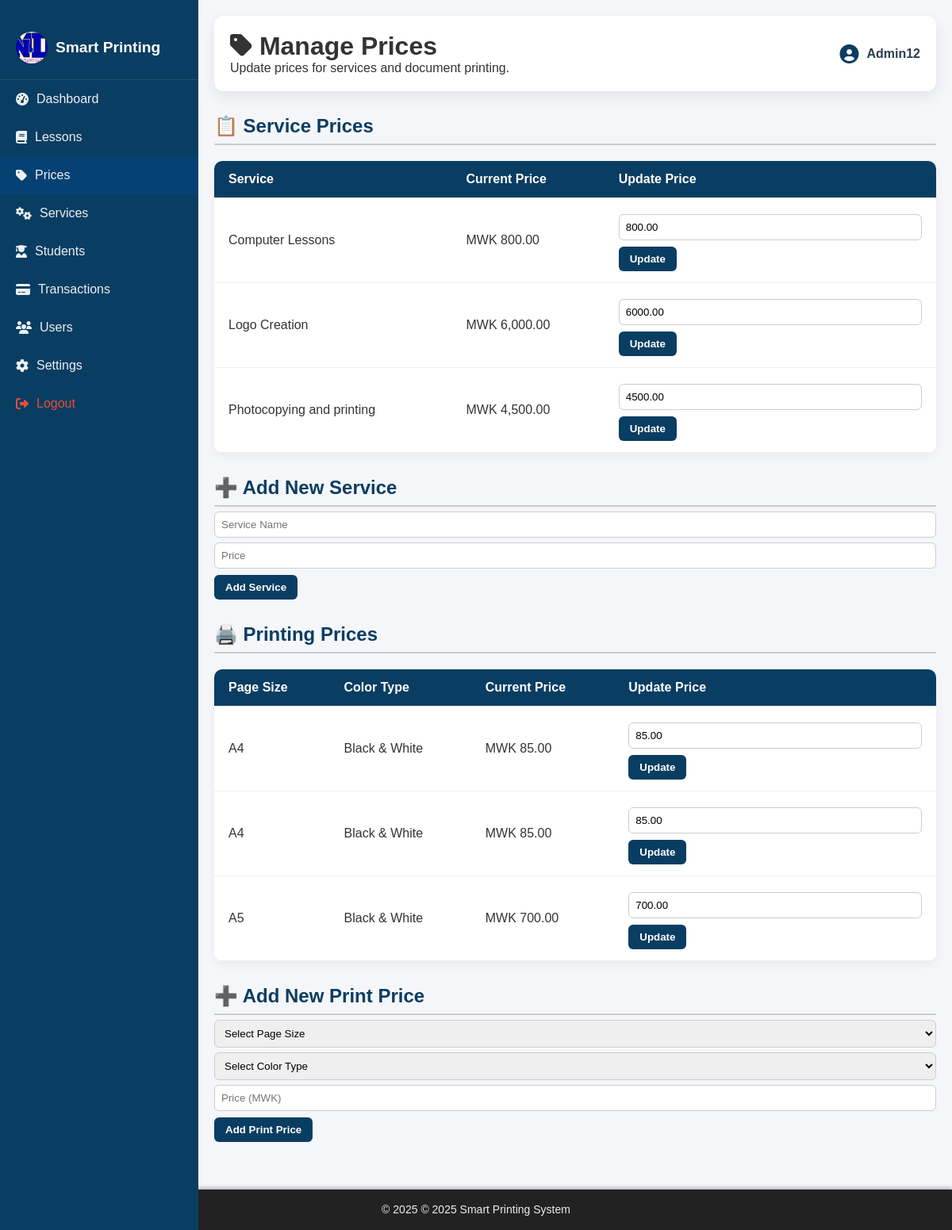
Page /admin/manage_prices.php (signed in) on the committed database.
### tables this page shows
CREATE TABLE IF NOT EXISTS `settings` (
  `id` int NOT NULL AUTO_INCREMENT,
  `business_name` varchar(255) NOT NULL DEFAULT 'Smart Printing System',
  `logo_path` varchar(255) DEFAULT 'assets/images/MND.jpeg',
  `contact_email` varchar(100) DEFAULT 'admin@example.com',
  `phone` varchar(50) DEFAULT NULL,
  `address` text,
  `paychangu_api_key` text,
  `mysql_user` varchar(50) DEFAULT 'root',
  `mysql_password` varchar(100) DEFAULT NULL,
  `created_at` timestamp NULL DEFAULT CURRENT_TIMESTAMP,
  `updated_at` timestamp NULL DEFAULT CURRENT_TIMESTAMP ON UPDATE CURRENT_TIMESTAMP,
  `site_timezone` varchar(100) DEFAULT 'Africa/Blantyre',
  `footer_text` varchar(255) DEFAULT '© 2025 Mungu Ni Dawa',
  `maintenance_mode` tinyint(1) DEFAULT '0',
  PRIMARY KEY (`id`)
);

CREATE TABLE IF NOT EXISTS `services` (
  `id` int NOT NULL AUTO_INCREMENT,
  `name` varchar(100) NOT NULL,
  `image` varchar(255) DEFAULT NULL,
  `category` varchar(50) DEFAULT NULL,
  `description` text,
  `created_at` timestamp NULL DEFAULT CURRENT_TIMESTAMP,
  `price` decimal(10,2) NOT NULL DEFAULT '0.00',
  PRIMARY KEY (`id`)
);

CREATE TABLE IF NOT EXISTS `prices` (
  `id` int NOT NULL AUTO_INCREMENT,
  `category_id` int DEFAULT NULL,
  `page_size` varchar(10) DEFAULT NULL,
  `color_type` varchar(50) DEFAULT NULL,
  `color_option` varchar(50) DEFAULT NULL,
  `price` decimal(10,2) DEFAULT NULL,
  PRIMARY KEY (`id`)
);

### admin/includes/load_settings.php (called while the page is built, shortened)
<?php
$settings = [
    'business_name' => 'Smart Printing System',
    'logo_path' => '/smart-printing-system/assets/images/logo.png',
    'contact_email' => '',
    'address' => '',
    'whatsapp_number' => '',
    'footer_text' => '© ' . date('Y') . ' Smart Printing System — All rights reserved.',
    'site_timezone' => 'Africa/Blantyre',
    'maintenance_mode' => 0
];
$result = $conn->query("SELECT business_name, logo_path, contact_email, address, phone, site_timezone, footer_text, maintenance_mode FROM settings WHERE id = 1 LIMIT 1");
if ($result && $result->num_rows > 0) {
    $row = $result->fetch_assoc();
    foreach ($row as $key => $value) {
        if (!empty($value)) {
            $settings[$key] = $value;
        }
    }
}
?>

### admin/includes/functions.php (called while the page is built, shortened)
<?php
function formatCurrency($amount)
{
    return "MWK " . number_format($amount, 2);
}

### admin/manage_prices.php (the view, shortened to what this page needs)
<?php
include 'includes/functions.php';
include 'includes/load_settings.php';
$services = $conn->query("SELECT id, name, price FROM services ORDER BY id DESC")->fetch_all(MYSQLI_ASSOC);
$printPrices = $conn->query("SELECT id, page_size, color_type, price FROM prices ORDER BY page_size")->fetch_all(MYSQLI_ASSOC);
?>
<!DOCTYPE html>
<html lang="en">
<head>
  <link rel="stylesheet" href="/smart-printing-system/assets/css/admin_style.css">
  <link rel="stylesheet" href="https://cdnjs.cloudflare.com/ajax/libs/font-awesome/6.5.0/css/all.min.css">
</head>
<body>
<div class="admin-wrapper">
    <div class="sidebar">
        <div class="logo">
            <img src="<?= htmlspecialchars($settings['logo_path']) ?>" alt="Logo" class="logo-img">
            <span><?= htmlspecialchars($settings['business_name']) ?></span>
        </div>
        <a href="dashboard.php"><i class="fas fa-tachometer-alt"></i> Dashboard</a>
        <a href="manage_lessons.php"><i class="fas fa-book"></i> Lessons</a>
        <a href="manage_prices.php" class="active"><i class="fas fa-tag"></i> Prices</a>
        <a href="manage_services.php"><i class="fas fa-cogs"></i> Services</a>
        <a href="manage_students.php"><i class="fas fa-user-graduate"></i> Students</a>
        <a href="manage_transactions.php"><i class="fas fa-credit-card"></i> Transactions</a>
        <a href="manage_users.php"><i class="fas fa-users"></i> Users</a>
        <a href="settings.php"><i class="fas fa-cog"></i> Settings</a>
        <a href="../logout.php" style="color: red;" onclick="return confirm('Logout?');"><i class="fas fa-sign-out-alt"></i> Logout</a>
    </div>
    <div class="main-content">
        <header class="dashboard-header">
            <div>
                <h1><i class="fas fa-tag"></i> Manage Prices</h1>
                <p>Update prices for services and document printing.</p>
            </div>
            <div class="user-profile">
                <i class="fas fa-user-circle"></i>
                <span><?= htmlspecialchars($_SESSION['users']['username']) ?></span>
            </div>
        </header>
        <h2>📋 Service Prices</h2>
        <table>
            <thead>
                <tr>
                    <th>Service</th>
                    <th>Current Price</th>
                    <th>Update Price</th>
                </tr>
            </thead>
            <tbody>
                <?php foreach ($services as $service): ?>
                    <tr>
                        <td><?= htmlspecialchars($service['name']) ?></td>
                        <td><?= formatCurrency($service['price']) ?></td>
                        <td>
                            <form method="post">
                                <input type="number" step="0.01" name="price" value="<?= $service['price'] ?>" required>
                                <button type="submit">Update</button>
                            </form>
                        </td>
                    </tr>
                <?php endforeach; ?>
            </tbody>
        </table>
        <h2>➕ Add New Service</h2>
        <form method="post">
            <input type="text" name="name" placeholder="Service Name" required>
            <input type="number" step="0.01" name="price" placeholder="Price" required>
            <button type="submit">Add Service</button>
        </form>
        <h2>🖨️ Printing Prices</h2>
        <table>
            <thead>
                <tr>
                    <th>Page Size</th>
                    <th>Color Type</th>
                    <th>Current Price</th>
                    <th>Update Price</th>
                </tr>
            </thead>
            <tbody>
                <?php foreach ($printPrices as $price): ?>
                    <tr>
                        <td><?= $price['page_size'] ?></td>
                        <td><?= $price['color_type'] ?></td>
                        <td><?= formatCurrency($price['price']) ?></td>
                        <td>
                            <form method="post">
                                <input type="number" step="0.01" name="price" value="<?= $price['price'] ?>" required>
                                <button type="submit">Update</button>
                            </form>
                        </td>
                    </tr>
                <?php endforeach; ?>
            </tbody>
        </table>
        <h2>➕ Add New Print Price</h2>
        <form method="post">
            <select name="page_size" required>
                <option value="">Select Page Size</option>
            </select>
            <select name="color_type" required>
                <option value="">Select Color Type</option>
            </select>
            <input type="number" step="0.01" name="price" placeholder="Price (MWK)" required>
            <button type="submit">Add Print Price</button>
        </form>
    </div>
</div>
<?php include 'includes/footer.php'; ?>
</body>
</html>

### admin/includes/footer.php (shortened to what this page needs)
<footer id="admin-footer" style="
    background-color: #222;
    color: #eee;
    text-align: center;
    padding: 15px 20px;
    font-size: 14px;
    font-family: 'Segoe UI', Tahoma, Geneva, Verdana, sans-serif;
    box-shadow: 0 -2px 5px rgba(0,0,0,0.3);
    position: relative;
    bottom: 0;
    width: 100%;
    margin-top: 40px;
    user-select: none;
">
  <p style="margin: 0; line-height: 1.5;">
    &copy; <?php echo date("Y"); ?>
    <?php
      echo !empty($settings['footer_text'])
           ? htmlspecialchars($settings['footer_text'])
           : 'Smart Printing System — All rights reserved.';
    ?>
  </p>
</footer>

### assets/css/admin_style.css (style rules this page uses)
* { margin: 0; padding: 0; box-sizing: border-box; font-family: 'Arial', sans-serif; }
body { background-color: #f4f6f9; color: #333; overflow-x: hidden; }
.admin-wrapper { display: flex; min-height: 100vh; }
.sidebar { width: 250px; background-color: #0a3d62; color: #fff; padding: 20px 0; position: fixed; top: 0; bottom: 0; left: 0; overflow-y: auto; z-index: 1000; }
.sidebar .logo { display: flex; align-items: center; padding: 20px; border-bottom: 1px solid rgba(255, 255, 255, 0.1); }
.sidebar .logo-img { width: 40px; height: 40px; margin-right: 10px; border-radius: 50%; object-fit: cover; }
.sidebar span { font-size: 1.2rem; font-weight: bold; }
.sidebar a { display: flex; align-items: center; padding: 15px 20px; color: #ecf0f1; text-decoration: none; transition: background 0.3s ease; }
.sidebar a i { margin-right: 10px; }
.sidebar a:hover, .sidebar a.active { background-color: #064173; }
.sidebar a[style*="color: red"] { color: #e74c3c !important; }
.main-content { margin-left: 250px; padding: 30px 25px; width: calc(100% - 250px); transition: margin-left 0.3s ease; }
.dashboard-header { display: flex; justify-content: space-between; align-items: center; background-color: #fff; padding: 20px; border-radius: 12px; box-shadow: 0 6px 18px rgba(0, 0, 0, 0.08); margin-bottom: 25px; flex-wrap: wrap; }
.user-profile { display: flex; align-items: center; font-size: 1rem; color: #2c3e50; }
.user-profile i { font-size: 1.5rem; margin-right: 10px; color: #0a3d62; }
.user-profile span { font-weight: bold; }
.sidebar { width: 250px; background-color: #0a3d62; color: #fff; padding: 20px 0; position: fixed; top: 0; bottom: 0; left: 0; overflow-y: auto; z-index: 1000; transition: transform 0.3s ease; }

### admin/manage_prices.php (style rules this page uses)
body { background: #f5f6fa; font-family: 'Segoe UI', sans-serif; }
.admin-wrapper { display: flex; }
.main-content { padding: 20px; flex-grow: 1; }
.dashboard-header { display: flex; justify-content: space-between; align-items: center; margin-bottom: 20px; }
h2 { color: #0a3d62; font-size: 1.5rem; margin-top: 30px; border-bottom: 2px solid #ccc; padding-bottom: 8px; }
table { width: 100%; border-collapse: collapse; margin-top: 20px; background: #fff; box-shadow: 0 4px 12px rgba(0,0,0,0.05); border-radius: 10px; overflow: hidden; }
th, td { padding: 14px 18px; border-bottom: 1px solid #f0f0f0; }
th { background-color: #0a3d62; color: white; text-align: left; }
form input[type="number"], form input[type="text"], form select { padding: 8px; width: 100%; border: 1px solid #ccc; border-radius: 6px; margin-top: 6px; }
form button { padding: 8px 14px; background: #0a3d62; color: white; border: none; border-radius: 6px; cursor: pointer; font-weight: bold; margin-top: 8px; }

### rows in the picture
settings: logo_path (picture), business_name "Smart Printing", footer_text "© 2025 Smart Printing System"
services: name "Computer Lessons", price "MWK 800.00", price "800.00"
services: name "Logo Creation", price "MWK 6,000.00", price "6000.00"
services: name "Photocopying and printing", price "MWK 4,500.00", price "4500.00"
prices: page_size "A4", color_type "Black & White", price "MWK 85.00", price "85.00"
prices: page_size "A4", color_type "Black & White", price "MWK 85.00", price "85.00"
prices: page_size "A5", color_type "Black & White", price "MWK 700.00", price "700.00"

### other values in the picture
$_SESSION['users']['username'] "Admin12"
